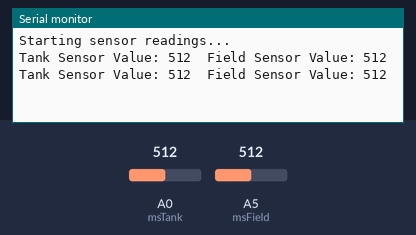
Bench run of a sketch on a simulated Arduino Uno, built with avr-gcc and run on an emulated ATmega328P. Shown: the last lines printed to the serial monitor. Inputs (shaded band) come from the test bench; at power-on: A0 (msTank) = 512, A5 (msField) = 512.

Above: at 1.8 s.
1.9 s: A0 (msTank) set to 716
At 2.8 s:
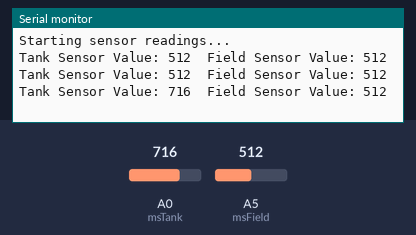
3.4 s: A5 (msField) set to 716
At 4.5 s:
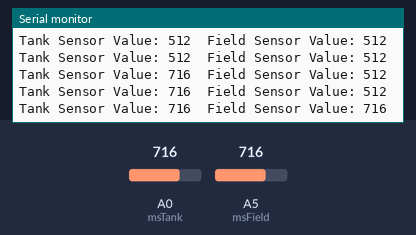
4.9 s: A0 (msTank) set to 900
At 5.3 s:
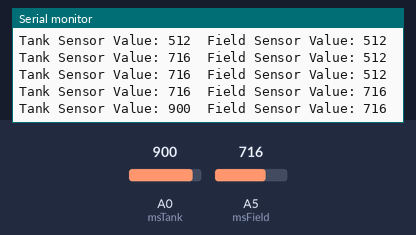
6.4 s: A5 (msField) set to 900
At 7.8 s:
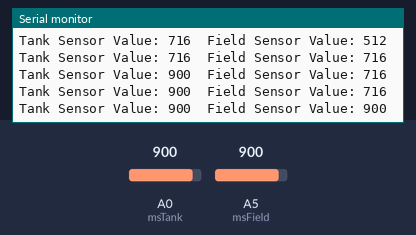
Timing chart, 0 to 8.9 s (numbered marks = the images above; inputs shaded):
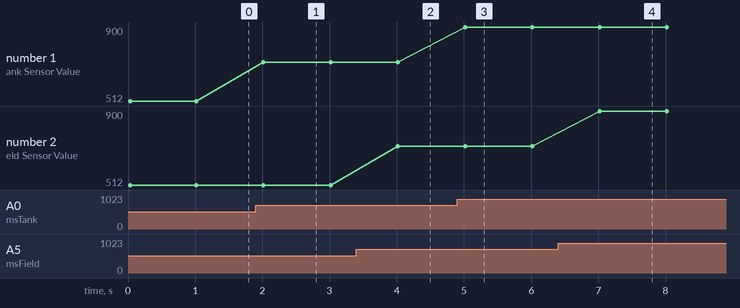

Measured:
- after the input at 1.9 s, the serial monitor: prints a new line after 0.11 s (image 1)
- after the input at 3.4 s, the serial monitor: prints a new line after 0.62 s (image 2)
- after the input at 4.9 s, the serial monitor: prints a new line after 0.12 s (image 3)
- after the input at 6.4 s, the serial monitor: prints a new line after 0.62 s (image 4)
- plotted number 1: 512 → 716 after the input at 1.9 s, 716 → 900 after the input at 4.9 s

The sketch:

1.testing_moisture_and_water_level_sensor.ino
```cpp
/*
Author: Ameer Salam
Date: 08th June 2024

Description:
-------------
This Arduino sketch is designed to test and read the sensor values from a water level sensor and a moisture sensor. The readings from these sensors are continuously printed to the serial monitor for monitoring and debugging purposes.

Hardware Setup:
---------------
- **Water Level Sensor**: Connected to analog pin A0.
- **Moisture Sensor**: Connected to analog pin A5.

Instructions:
-------------
1. Upload this code to your Arduino board.
2. Open the Serial Monitor from the Arduino IDE (Ctrl+Shift+M or Tools > Serial Monitor).
3. Ensure the baud rate in the Serial Monitor is set to 9600.
4. Observe the sensor readings printed every second.

Sensor Value Guidelines:
-------------------------
1. **Moisture Sensor (A5)**:
   - **High Moisture**: When the sensor is in contact with moist soil.    High moisture value - 240 (sensor completely dipped in water)
   - **Low/Nill Moisture**: When the sensor is in dry soil or air.        Low moisture value - 1023 (sensor completely dry)

2. **Water Level Sensor (A0)**:
   - **Full Capacity**: When the water tank is full.                      Full water level value - 636 (water level sensor dipped in water)
   - **Zero Water Level**: When the water tank is empty.                  Low water level value - 230 (water level sensor completely dry)

Example Values:
---------------
- **Moisture Sensor**:
  - High Moisture Value: 240
  - Low/Nill Moisture Value: 1023

- **Water Level Sensor**:
  - Full Capacity Value: 636
  - Zero Water Level Value: 230

Code:
-----
*/

const int msTank = A0;  // Analog pin for tank water level sensor
const int msField = A5; // Analog pin for field moisture sensor

void setup() {
  // Initialize serial communication at 9600 baud rate
  Serial.begin(9600);

  // Print a startup message to the serial monitor
  Serial.println("Starting sensor readings...");
}

void loop() {
  // Read values from the sensors
  int tankValue = analogRead(msTank);
  int fieldValue = analogRead(msField);

  // Print sensor values to the serial monitor
  Serial.print("Tank Sensor Value: ");
  Serial.print(tankValue);
  Serial.print("\tField Sensor Value: ");
  Serial.println(fieldValue);

  // Wait 1 second before next reading
  delay(1000);
}
```
